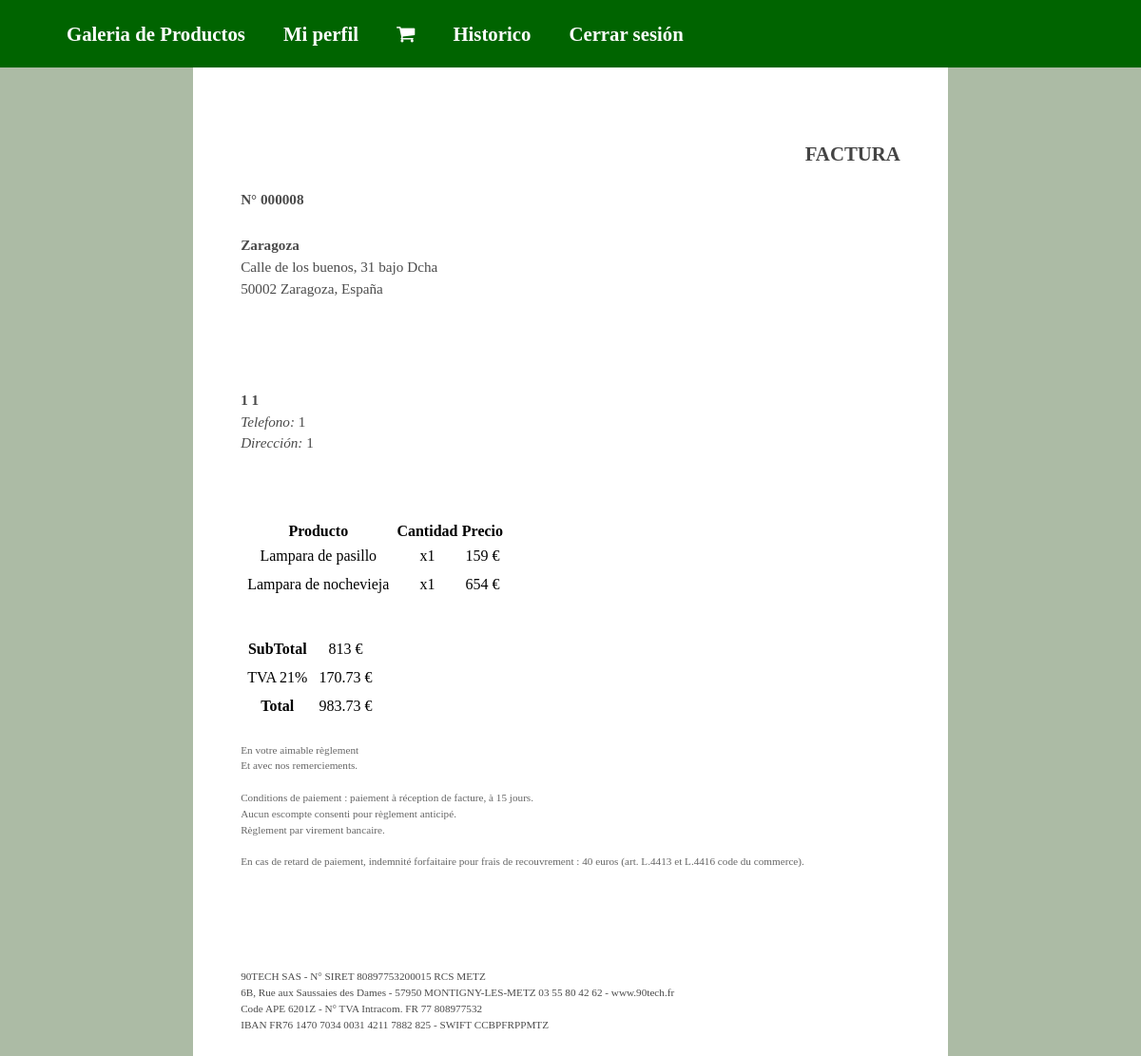
The page /factura.php (signed in) on the database its author committed.
### tables this page shows
CREATE TABLE `usuarios` (
  `nick` varchar(20) NOT NULL,
  `contrasena` varchar(20) NOT NULL,
  `nombre` varchar(20) NOT NULL,
  `apellidos` varchar(50) NOT NULL,
  `telefono` varchar(20) NOT NULL,
  `direccion` varchar(100) NOT NULL,
  `tipo` enum('admin','cliente') NOT NULL
);

CREATE TABLE `carrito` (
  `nick` varchar(100) NOT NULL,
  `referencia` varchar(100) NOT NULL,
  `cantidad` int(100) NOT NULL
);

CREATE TABLE `productos` (
  `referencia` varchar(10) NOT NULL,
  `titulo` varchar(250) NOT NULL,
  `descripcion` varchar(250) NOT NULL,
  `ruta_imagen` varchar(50) NOT NULL,
  `precio` int(10) NOT NULL
);

### factura.php (called while the page is built, shortened)
<?php
require_once ('include/funciones.php');
require_once ('include/cabecera.php');
mostrarFactura($_SESSION['nick']);

### include/funciones.php (the view, shortened to what this page needs)
    <?php
function obtenerDatosUsuarios($nick){
        $conexion = new mysqli(DB_HOST, DB_USUARIO, DB_PASS, DB_NOMBRE_BASE_DATOS);
        mysqli_set_charset($conexion, 'utf8');
        $sql = "select * from usuarios where nick like '$nick'";
        $sentencia = $conexion->prepare($sql);
        $sentencia->execute();
        $resultado = $sentencia->get_result();
        return $resultado;
}
    ?>
    <?php
function obtenerUnSoloProducto($referencia){
    $conexion = new mysqli(DB_HOST, DB_USUARIO, DB_PASS, DB_NOMBRE_BASE_DATOS);
    mysqli_set_charset($conexion, 'utf8');
    $sql = "select * from productos where referencia like '$referencia'";
    $sentencia = $conexion->prepare($sql);
    $sentencia->execute();
    $resultado = $sentencia->get_result();
    return $resultado;
}
function itemsEnCarritoDeUsuario($nick){
    $conexion = new mysqli(DB_HOST, DB_USUARIO, DB_PASS, DB_NOMBRE_BASE_DATOS);
    mysqli_set_charset($conexion, 'utf8');
    $sql = "select * from carrito where nick like '$nick'";
    $sentencia = $conexion->prepare($sql);
    $sentencia->execute();
    $resultado = $sentencia->get_result();
    return $resultado;
}
    ?>
    <?php
function mostrarFactura($nick){
    $usuario = obtenerDatosUsuarios($nick)->fetch_row();
?>
    <div class="container">
        <div class="invoice">
            <div class="row">
                <div class="col-5">
                    <h1 class="document-type display-4">FACTURA</h1>
                    <p class="text-right"><strong>N° 00000<?= numeroUltimoRegistroHistoricos() ?></strong></p>
                </div>
            </div>
            <div class="row">
                <div class="col-7">
                    <p>
                        <strong>Zaragoza</strong><br>
                        Calle de los buenos, 31 bajo Dcha<br>
                        50002 Zaragoza, España
                    </p>
                </div>
                <div class="col-5">
                    <br><br><br>
                    <p>
                        <strong><?= $usuario[2] . " " . $usuario[3] ?></strong><br>
                        <em>Telefono: </em><?= $usuario[4] ?><br>
                        <em>Dirección: </em><?= $usuario[5] ?><br>
                    </p>
                </div>
            </div>
            <br>
            <br>
            <br>
            <table class="table table-striped">
                <thead>
                <tr>
                    <th>Producto</th>
                    <th>Cantidad</th>
                    <th>Precio</th>
                </tr>
                </thead>
                <tbody>
                <?php
                $precio_total_carrito = 0;
                $resultado_items_carrito = itemsEnCarritoDeUsuario($nick);
                while($fila_carrito = $resultado_items_carrito->fetch_row()){
                    $fila_un_producto = obtenerUnSoloProducto($fila_carrito[1])->fetch_row();
                    ?>
                    <tr>
                        <td><?= $fila_un_producto[1] ?></td>
                        <td>x<?= $fila_carrito[2] ?></td>
                        <td><?= $fila_carrito[2]*$fila_un_producto[4] ?> €</td>
                    </tr>
                    <?php
                    $precio_total_carrito += $fila_carrito[2]*$fila_un_producto[4];
                }
                ?>
                </tbody>
            </table>
            <br><br>
            <div class="row">
                <div class="col-4">
                    <table class="table table-sm text-right">
                        <tr>
                            <td><strong>SubTotal</strong></td>
                            <td class="text-right"><?= $precio_total_carrito ?> €</td>
                        </tr>
                        <tr>
                            <td>TVA 21%</td>
                            <td class="text-right"><?= $precio_total_carrito*0.21 ?> €</td>
                        </tr>
                        <tr>
                            <td><strong>Total</strong></td>
                            <td class="text-right"><?= $precio_total_carrito+$precio_total_carrito*0.21 ?> €</td>
                        </tr>
                    </table>
                </div>
            </div>
            <p class="conditions">
                En votre aimable règlement
                <br>
                Et avec nos remerciements.
                <br><br>
                Conditions de paiement : paiement à réception de facture, à 15 jours.
                <br>
                Aucun escompte consenti pour règlement anticipé.
                <br>
                Règlement par virement bancaire.
                <br><br>
                En cas de retard de paiement, indemnité forfaitaire pour frais de recouvrement : 40 euros (art. L.4413 et L.4416 code du commerce).
            </p>
            <br>
            <br>
            <br>
            <br>
            <p class="bottom-page text-right">
                90TECH SAS - N° SIRET 80897753200015 RCS METZ<br>
                6B, Rue aux Saussaies des Dames - 57950 MONTIGNY-LES-METZ 03 55 80 42 62 - www.90tech.fr<br>
                Code APE 6201Z - N° TVA Intracom. FR 77 808977532<br>
                IBAN FR76 1470 7034 0031 4211 7882 825 - SWIFT CCBPFRPPMTZ
            </p>
        </div>
    </div>
<?php
}
function numeroUltimoRegistroHistoricos(){
    $conexion = new mysqli(DB_HOST, DB_USUARIO, DB_PASS, DB_NOMBRE_BASE_DATOS);
    mysqli_set_charset($conexion, 'utf8');
    $sql = "select count(*) from historico";
    $sentencia = $conexion->prepare($sql);
    $sentencia->execute();
    $resultado = $sentencia->get_result();
    return $resultado->fetch_row()[0];
}
    ?>

### css/estilos_productos.css (style rules this page uses)
h1 { padding-top: 15px; font-size: 1.3rem; color: #4B4B4B; }
p { text-align: justify; padding-top: 10px; font-size: 0.95rem; line-height: 150%; color: #4B4B4B; }

### css/menu.css (style rules this page uses)
* { box-sizing: border-box; }

### css/generales.css (style rules this page uses)
form.cont-factura-carrito th, td { padding: 5px; text-align: center; }
.container { width: 21cm; min-height: 29.7cm; margin: 0 auto; }
.invoice { background: #fff; width: 100%; padding: 50px; }
.document-type { text-align: right; color: #444; }
.conditions { font-size: 0.7em; color: #666; }
.bottom-page { font-size: 0.7em; }

### rows shown on the page
usuarios: nombre "1", apellidos "1", telefono "1", direccion "1"
carrito: productos.titulo "Lampara de pasillo", cantidad "1", $fila_carrito[2]*$fila_un_producto[4] "159"
carrito: productos.titulo "Lampara de nochevieja", cantidad "1", $fila_carrito[2]*$fila_un_producto[4] "654"

### other values the page prints
numeroUltimoRegistroHistoricos() "8"
$precio_total_carrito "813"
$precio_total_carrito*0.21 "170.73"
$precio_total_carrito+$precio_total_carrito*0.21 "983.73"
